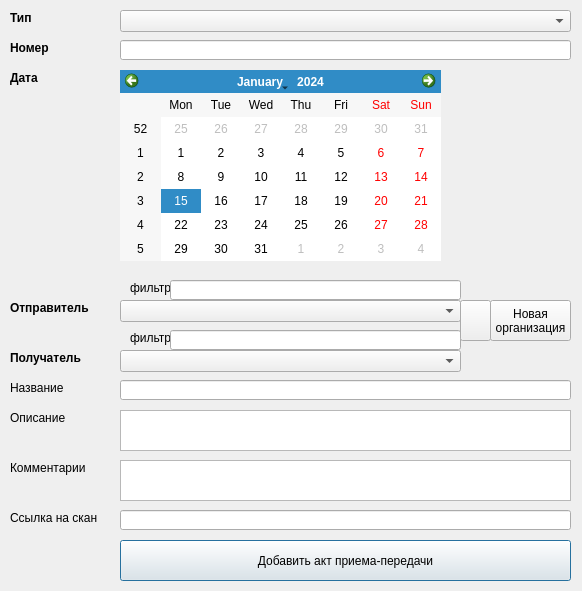
<?xml version="1.0" encoding="UTF-8"?>
<ui version="4.0">
 <class>Dialog</class>
 <widget class="QDialog" name="Dialog">
  <property name="geometry">
   <rect>
    <x>0</x>
    <y>0</y>
    <width>582</width>
    <height>591</height>
   </rect>
  </property>
  <property name="windowTitle">
   <string>Добавить акт приема-передачи</string>
  </property>
  <widget class="QComboBox" name="transmittalTypeComboBox">
   <property name="geometry">
    <rect>
     <x>120</x>
     <y>10</y>
     <width>451</width>
     <height>22</height>
    </rect>
   </property>
  </widget>
  <widget class="QLabel" name="transmittalTypeLabel">
   <property name="geometry">
    <rect>
     <x>10</x>
     <y>10</y>
     <width>101</width>
     <height>16</height>
    </rect>
   </property>
   <property name="font">
    <font>
     <weight>75</weight>
     <bold>true</bold>
    </font>
   </property>
   <property name="text">
    <string>Тип</string>
   </property>
  </widget>
  <widget class="QLabel" name="transmittalNumberLabel">
   <property name="geometry">
    <rect>
     <x>10</x>
     <y>40</y>
     <width>111</width>
     <height>16</height>
    </rect>
   </property>
   <property name="font">
    <font>
     <weight>75</weight>
     <bold>true</bold>
    </font>
   </property>
   <property name="text">
    <string>Номер</string>
   </property>
  </widget>
  <widget class="QLineEdit" name="transmittalNumberLineEdit">
   <property name="geometry">
    <rect>
     <x>120</x>
     <y>40</y>
     <width>451</width>
     <height>20</height>
    </rect>
   </property>
  </widget>
  <widget class="QLabel" name="transmittalNameLabel">
   <property name="geometry">
    <rect>
     <x>10</x>
     <y>380</y>
     <width>111</width>
     <height>16</height>
    </rect>
   </property>
   <property name="text">
    <string>Название</string>
   </property>
  </widget>
  <widget class="QLineEdit" name="transmittalNameLineEdit">
   <property name="geometry">
    <rect>
     <x>120</x>
     <y>380</y>
     <width>451</width>
     <height>20</height>
    </rect>
   </property>
  </widget>
  <widget class="QPlainTextEdit" name="transmittalDescPlainTextEdit">
   <property name="geometry">
    <rect>
     <x>120</x>
     <y>410</y>
     <width>451</width>
     <height>41</height>
    </rect>
   </property>
  </widget>
  <widget class="QLabel" name="transmittalDescriptionLabel">
   <property name="geometry">
    <rect>
     <x>10</x>
     <y>410</y>
     <width>101</width>
     <height>16</height>
    </rect>
   </property>
   <property name="text">
    <string>Описание</string>
   </property>
  </widget>
  <widget class="QLabel" name="transmittalDateLabel">
   <property name="geometry">
    <rect>
     <x>10</x>
     <y>70</y>
     <width>101</width>
     <height>16</height>
    </rect>
   </property>
   <property name="font">
    <font>
     <weight>75</weight>
     <bold>true</bold>
    </font>
   </property>
   <property name="text">
    <string>Дата</string>
   </property>
  </widget>
  <widget class="QComboBox" name="transmittalFromCompanyComboBox">
   <property name="geometry">
    <rect>
     <x>120</x>
     <y>300</y>
     <width>341</width>
     <height>22</height>
    </rect>
   </property>
  </widget>
  <widget class="QLabel" name="transmittalFromCompanyLabel">
   <property name="geometry">
    <rect>
     <x>10</x>
     <y>300</y>
     <width>101</width>
     <height>16</height>
    </rect>
   </property>
   <property name="font">
    <font>
     <weight>75</weight>
     <bold>true</bold>
    </font>
   </property>
   <property name="text">
    <string>Отправитель</string>
   </property>
  </widget>
  <widget class="QLabel" name="transmittalToCompanyLabel">
   <property name="geometry">
    <rect>
     <x>10</x>
     <y>350</y>
     <width>101</width>
     <height>16</height>
    </rect>
   </property>
   <property name="font">
    <font>
     <weight>75</weight>
     <bold>true</bold>
    </font>
   </property>
   <property name="text">
    <string>Получатель</string>
   </property>
  </widget>
  <widget class="QComboBox" name="transmittalToCompanyComboBox">
   <property name="geometry">
    <rect>
     <x>120</x>
     <y>350</y>
     <width>341</width>
     <height>22</height>
    </rect>
   </property>
  </widget>
  <widget class="QLabel" name="transmittalFromCompanyFilterLabel">
   <property name="geometry">
    <rect>
     <x>130</x>
     <y>280</y>
     <width>41</width>
     <height>16</height>
    </rect>
   </property>
   <property name="text">
    <string>фильтр</string>
   </property>
  </widget>
  <widget class="QLineEdit" name="transmittalFromCompanyFilterLineEdit">
   <property name="geometry">
    <rect>
     <x>170</x>
     <y>280</y>
     <width>291</width>
     <height>20</height>
    </rect>
   </property>
  </widget>
  <widget class="QLabel" name="label_9">
   <property name="geometry">
    <rect>
     <x>130</x>
     <y>330</y>
     <width>41</width>
     <height>16</height>
    </rect>
   </property>
   <property name="text">
    <string>фильтр</string>
   </property>
  </widget>
  <widget class="QLineEdit" name="transmittalToCompanyFilterLineEdit">
   <property name="geometry">
    <rect>
     <x>170</x>
     <y>330</y>
     <width>291</width>
     <height>20</height>
    </rect>
   </property>
  </widget>
  <widget class="QLabel" name="transmittalScanLabel">
   <property name="geometry">
    <rect>
     <x>10</x>
     <y>510</y>
     <width>101</width>
     <height>16</height>
    </rect>
   </property>
   <property name="text">
    <string>Ссылка на скан</string>
   </property>
  </widget>
  <widget class="QLineEdit" name="transmittalScanLinkLineEdit">
   <property name="geometry">
    <rect>
     <x>120</x>
     <y>510</y>
     <width>451</width>
     <height>20</height>
    </rect>
   </property>
  </widget>
  <widget class="QPlainTextEdit" name="transmittalCommentsPlainTextEdit">
   <property name="geometry">
    <rect>
     <x>120</x>
     <y>460</y>
     <width>451</width>
     <height>41</height>
    </rect>
   </property>
  </widget>
  <widget class="QLabel" name="transmittalCommentsLabel">
   <property name="geometry">
    <rect>
     <x>10</x>
     <y>460</y>
     <width>101</width>
     <height>16</height>
    </rect>
   </property>
   <property name="text">
    <string>Комментарии</string>
   </property>
  </widget>
  <widget class="QPushButton" name="insertTransmittalPushButton">
   <property name="geometry">
    <rect>
     <x>120</x>
     <y>540</y>
     <width>451</width>
     <height>41</height>
    </rect>
   </property>
   <property name="text">
    <string>Добавить акт приема-передачи</string>
   </property>
  </widget>
  <widget class="QPushButton" name="transmittalNewCompanyPushButton">
   <property name="geometry">
    <rect>
     <x>490</x>
     <y>300</y>
     <width>81</width>
     <height>41</height>
    </rect>
   </property>
   <property name="text">
    <string>Новая
организация</string>
   </property>
  </widget>
  <widget class="QPushButton" name="transmittalRefreshCompaniesPushButton">
   <property name="geometry">
    <rect>
     <x>460</x>
     <y>300</y>
     <width>31</width>
     <height>41</height>
    </rect>
   </property>
   <property name="text">
    <string/>
   </property>
  </widget>
  <widget class="QCalendarWidget" name="transmittalCalendarWidget">
   <property name="geometry">
    <rect>
     <x>120</x>
     <y>70</y>
     <width>321</width>
     <height>191</height>
    </rect>
   </property>
   <property name="font">
    <font>
     <kerning>true</kerning>
    </font>
   </property>
  </widget>
 </widget>
 <resources/>
 <connections/>
</ui>
